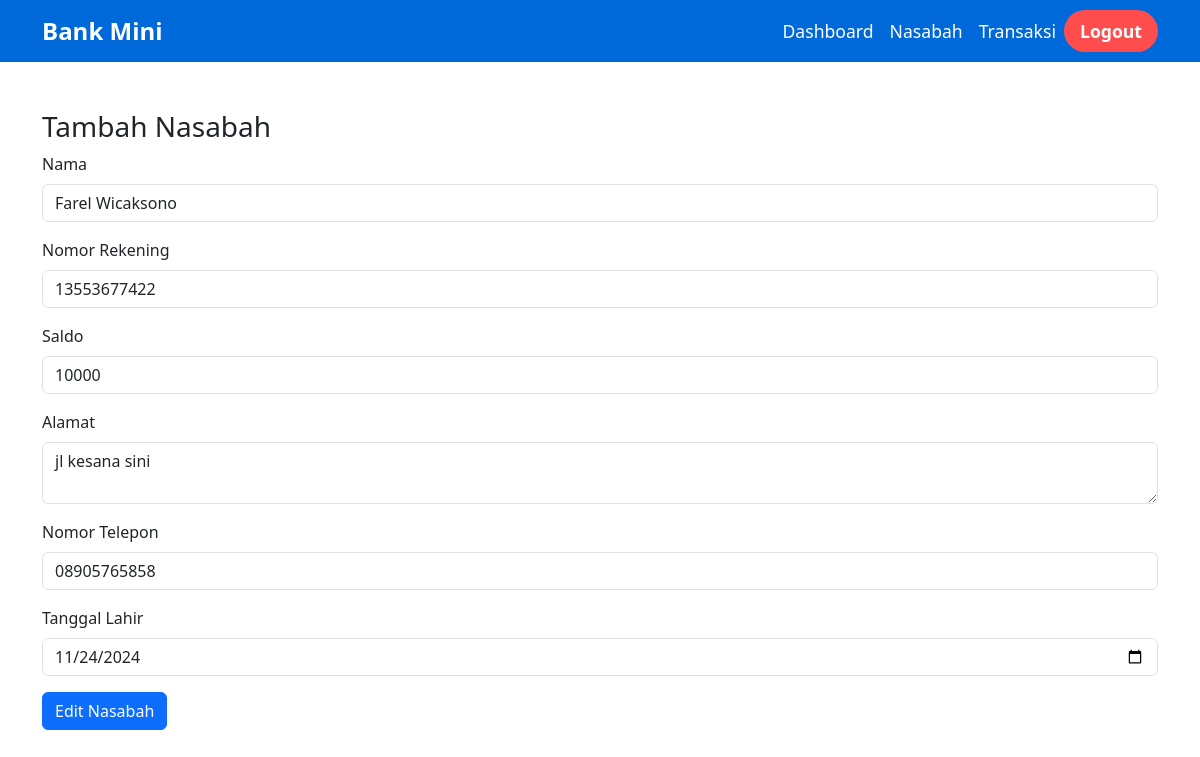
The page /petugas/edit_nasabah.php?id=1 (signed in) on the database its author committed.
### tables this page shows
CREATE TABLE `nasabah` (
  `id_nasabah` int(11) NOT NULL,
  `nama` varchar(100) NOT NULL,
  `alamat` varchar(255) NOT NULL,
  `no_telepon` varchar(15) NOT NULL,
  `tanggal_lahir` date NOT NULL,
  `no_rekening` varchar(20) NOT NULL,
  `saldo` int(11) DEFAULT NULL
);

### petugas/edit_nasabah.php (the view, shortened to what this page needs)
<?php
require '../db.php';
$id_nasabah = $_GET['id'];
$result = $conn->query("SELECT * FROM nasabah WHERE id_nasabah = $id_nasabah");
$nasabah = $result->fetch_assoc();
?>
<!DOCTYPE html>
<html lang="id">
<head>
    <link rel="stylesheet" href="../assets/css/bootstrap.min.css">
</head>
<body>
<nav class="navbar navbar-expand-lg navbar-dark bg-primary">
        <div class="container">
            <a class="navbar-brand" href="#">Bank Mini</a>
            <div class="collapse navbar-collapse" id="navbarNav">
                <ul class="navbar-nav ms-auto">
                    <li class="nav-item">
                        <a class="nav-link" href="dashboard.php">Dashboard</a>
                    </li>
                    <li class="nav-item">
                        <a class="nav-link" href="data_nasabah.php">Nasabah</a>
                    </li>
                    <li class="nav-item">
                        <a class="nav-link" href="transaksi.php">Transaksi</a>
                    </li>
                    <li class="nav-item">
                        <a class="nav-link text-danger" href="../logout.php">Logout</a>
                    </li>
                </ul>
            </div>
        </div>
    </nav>
    <div class="container mt-5">
        <h3>Tambah Nasabah</h3>
        <form method="POST">
            <div class="mb-3">
                <label for="nama" class="form-label">Nama</label>
                <input type="text" class="form-control" id="nama" name="nama" value="<?= $nasabah['nama'] ?>" required>
            </div>
            <div class="mb-3">
                <label for="no_rekening" class="form-label">Nomor Rekening</label>
                <input type="text" class="form-control" id="no_rekening" name="no_rekening" value="<?= $nasabah['no_rekening'] ?>" required>
            </div>
            <div class="mb-3">
            <label for="saldo" class="form-label">Saldo</label>
            <input type="text" class="form-control" id="saldo" name="saldo" value="<?= $nasabah['saldo'] ?>" readonly>
            </div>
            <div class="mb-3">
                <label for="alamat" class="form-label">Alamat</label>
                <textarea class="form-control" id="alamat" name="alamat" rows="2" required><?= $nasabah['alamat'] ?></textarea>
            </div>
            <div class="mb-3">
                <label for="no_telepon" class="form-label">Nomor Telepon</label>
                <input type="text" class="form-control" id="no_telepon" name="no_telepon" value="<?= $nasabah['no_telepon'] ?>" required>
            </div>
            <div class="mb-3">
                <label for="tanggal_lahir" class="form-label">Tanggal Lahir</label>
                <input type="date" class="form-control" id="tanggal_lahir" name="tanggal_lahir" value="<?= $nasabah['tanggal_lahir'] ?>" required>
            </div>
            <button type="submit" class="btn btn-primary">Edit Nasabah</button>
        </form>
    </div>
</body>
</html>

### petugas/edit_nasabah.php (style rules this page uses)
.navbar { background-color: #0069d9 !important; }
.navbar-brand { font-weight: bold; font-size: 1.5rem; }
.navbar-nav .nav-link { color: white !important; font-size: 1.1rem; padding: 0.5rem 1rem; transition: color 0.3s ease-in-out; }
.navbar-nav .nav-item .nav-link.text-danger { font-size: 1.1rem; font-weight: bold; background-color: #ff4d4d; border-radius: 25px; padding: 8px 16px; transition: background-color 0.3s, transform 0.3s; }

### rows shown on the page
nasabah: nama "Farel Wicaksono", no_rekening "13553677422", saldo "10000", alamat "jl kesana sini", no_telepon "08905765858", tanggal_lahir "11/24/2024"
